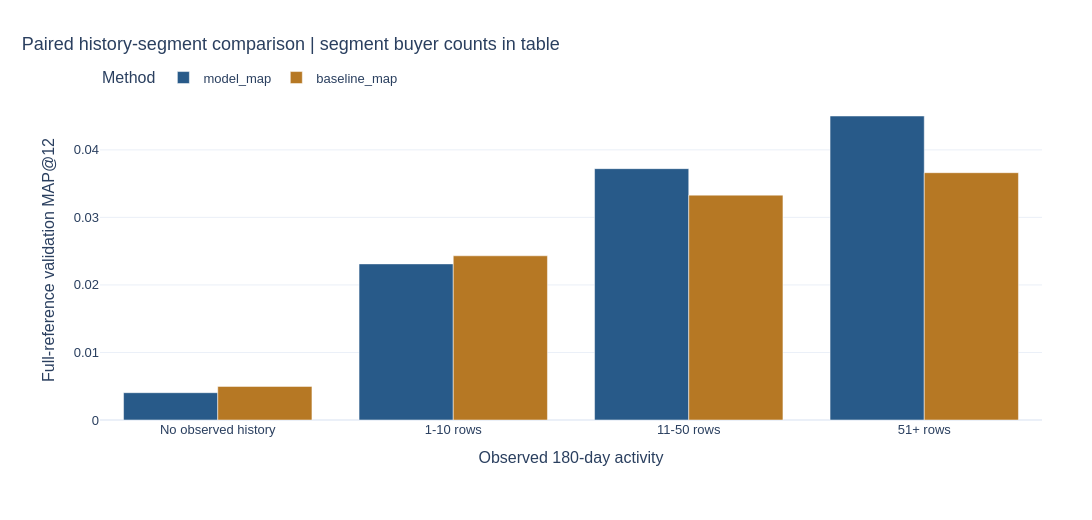

This figure's notebook cell:
### Markdown cell above
## 5. Paired customer comparison and history segments

Compare the initial ranker with the best baseline on the same buyers. A customer-level difference is paired evidence; its sign does not establish statistical significance. Segments use only the 180-day history preceding validation, not lifetime activity.

### Code cell
scores=pd.read_csv(output/'customer_scores.csv',dtype={'customer_id':'string'})
baseline= comparison.loc[comparison['method'].ne('lightgbm_initial')].sort_values(['map_at_k','method'],ascending=[False,True]).iloc[0]['method']
paired=scores.loc[scores['method'].eq('lightgbm_initial'),['customer_id','ap_at_k']].merge(scores.loc[scores['method'].eq(baseline),['customer_id','ap_at_k']],on='customer_id',validate='one_to_one',suffixes=('_model','_baseline'))
paired['delta_ap']=paired['ap_at_k_model']-paired['ap_at_k_baseline']
paired['outcome']=np.select([paired['delta_ap'].gt(0),paired['delta_ap'].lt(0)],['Model higher','Baseline higher'],default='Equal')
display(paired.groupby('outcome').agg(customers=('customer_id','size'),mean_delta_ap=('delta_ap','mean')))
from atelier_ai.workflow import cohort,build_context
ids=cohort(PROJECT_ROOT);context=build_context(PROJECT_ROOT,ids,protocol['validation_start'])
history_counts=context['history'].groupby('customer_id').size()
paired['history_rows']=paired['customer_id'].map(history_counts).fillna(0)
paired['history_segment']=pd.cut(paired['history_rows'],[-1,0,10,50,np.inf],labels=['No observed history','1-10 rows','11-50 rows','51+ rows'])
segments=paired.groupby('history_segment',observed=True).agg(buyers=('customer_id','size'),model_map=('ap_at_k_model','mean'),baseline_map=('ap_at_k_baseline','mean')).reset_index()
display(segments)
fig=px.bar(segments,x='history_segment',y=['model_map','baseline_map'],barmode='group',labels={'history_segment':'Observed 180-day activity','value':'Full-reference validation MAP@12','variable':'Method'},title='Paired history-segment comparison | segment buyer counts in table')
show_figure(fig,PROJECT_ROOT,'ranker_history_segments')
paired.to_csv(output/'paired_scores.csv',index=False);segments.to_csv(output/'history_segments.csv',index=False)

### Figure 1 — Plotly figure (JSON) as saved in the notebook; plotly's stock layout.template omitted (floating-point values rounded to 4 significant figures)
{"data": [{"alignmentgroup": "True", "hovertemplate": "Method=model_map<br>Observed 180-day activity=%{x}<br>Full-reference validation MAP@12=%{y}<extra></extra>", "legendgroup": "model_map", "marker": {"color": "#285A89", "pattern": {"shape": ""}}, "name": "model_map", "offsetgroup": "model_map", "orientation": "v", "showlegend": true, "textposition": "auto", "type": "bar", "x": ["No observed history", "1-10 rows", "11-50 rows", "51+ rows"], "xaxis": "x", "y": [0.004044, 0.02312, 0.03722, 0.04501], "yaxis": "y"}, {"alignmentgroup": "True", "hovertemplate": "Method=baseline_map<br>Observed 180-day activity=%{x}<br>Full-reference validation MAP@12=%{y}<extra></extra>", "legendgroup": "baseline_map", "marker": {"color": "#B67824", "pattern": {"shape": ""}}, "name": "baseline_map", "offsetgroup": "baseline_map", "orientation": "v", "showlegend": true, "textposition": "auto", "type": "bar", "x": ["No observed history", "1-10 rows", "11-50 rows", "51+ rows"], "xaxis": "x", "y": [0.004979, 0.02431, 0.0333, 0.03662], "yaxis": "y"}], "layout": {"barmode": "group", "colorway": ["#285A89", "#B67824", "#687B38", "#9B596D", "#78629A"], "font": {"family": "Arial", "size": 13}, "height": 520, "legend": {"orientation": "h", "title": {"text": "Method"}, "tracegroupgap": 0, "x": 0, "y": 1.02, "yanchor": "bottom"}, "margin": {"b": 100, "l": 100, "r": 50, "t": 100}, "title": {"font": {"size": 18}, "text": "Paired history-segment comparison | segment buyer counts in table", "x": 0.02, "xanchor": "left"}, "width": 1100, "xaxis": {"anchor": "y", "domain": [0.0, 1.0], "title": {"text": "Observed 180-day activity"}}, "yaxis": {"anchor": "x", "domain": [0.0, 1.0], "title": {"text": "Full-reference validation MAP@12"}}}}
